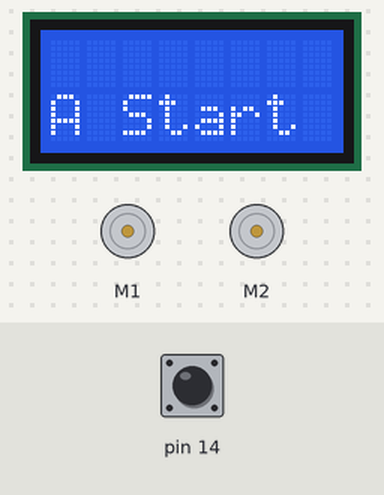
Bench run of a sketch on a simulated Arduino Leonardo, built with avr-gcc and run on an emulated ATmega32U4. Shown: 8×2 character LCD, 2 × DC motor (green arrow = forward, orange = backward, longer = faster). The test bench sets the inputs (shaded band); at power-on: pin 14 HIGH.

Above: at 1.2 s.
1.3 s: pin 14 pulled LOW for 0.15 s
At 2.71 s:
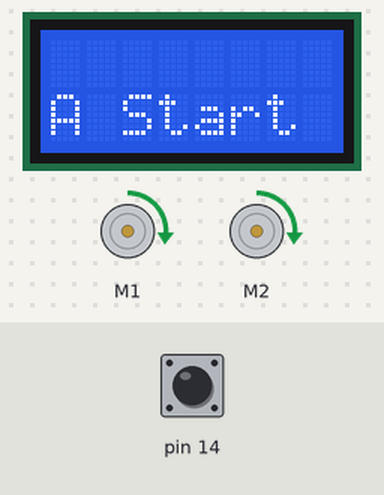
At 4.7 s:
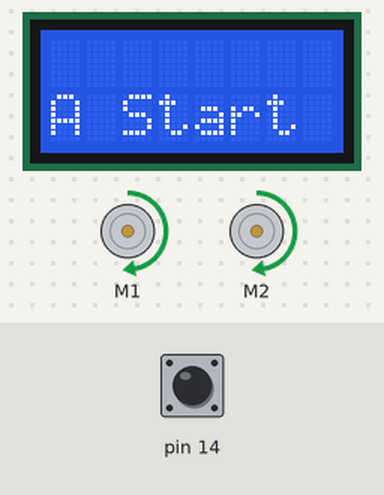
Timing chart, 0 to 11.0 s (numbered marks = the images above; inputs shaded):
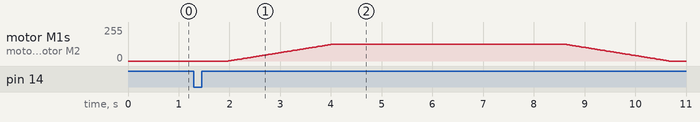

The sketch:

sample24.ino
```cpp
#include <Zumo32U4.h>

Zumo32U4Encoders  encoders;
Zumo32U4Motors    motors;
Zumo32U4ButtonA   buttonA;
Zumo32U4LCD       lcd;

void setup()
{
    lcd.clear();
}

void move_forward(int Max_Speed, int E_Counter)
{
    int countsLeft, countsRight;
    delay(500);
    countsLeft  = encoders.getCountsAndResetLeft();
    countsRight = encoders.getCountsAndResetRight();
    for(int speed = 0; speed <= Max_Speed; speed++)
    {
        motors.setSpeeds(speed, speed);
        delay(10);
    }
    countsLeft  = encoders.getCountsAndResetLeft();
    countsRight = encoders.getCountsAndResetRight();
    do{
        countsLeft  = encoders.getCountsLeft();
        countsRight = encoders.getCountsRight();
    }while(countsLeft < E_Counter);
    ledRed(1);
    for(int speed = Max_Speed; speed >= 0; speed--)
    {
        motors.setSpeeds(speed, speed);
        delay(10);
    }
    ledRed(0);
}

void move_turn(int Speed_L, int Speed_R, int E_Counter)
{
    //  È º Ì R [ h ð ü Í µ È ³ ¢
    //  « ± ± © ç


    //  ª ± ± Ü Å
}

void loop()
{
    lcd.gotoXY(0, 1);
    lcd.print("A Start");
    //  { ^  A ª   ³ ê ½ ç ® ì ð J n · é
    buttonA.waitForButton();
    //  È º Åmove_forward() âmove_turn() ð g   ¹   { b g ð ® © ·
    move_forward(200, 1820);
    move_turn(200, 0, 2600);
    move_forward(200, 1820);
    move_turn(200, 0, 2600);
}
```

Measured:
- after the input at 1.3 s, motor M1, motor M2: rises from stopped to forward 127/255 in 2.1 s, then falls to stopped in 6.6 s
